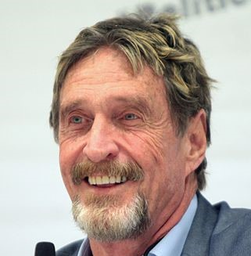
#> input picture john_mcafee.png, 251 x 256 px, shrunk from 321 x 327 before the run
$ python encoding.py
#> lines starting #> are read from the running program, lines starting #| are printed output that depends on the picture
### prep.py
#Import Libraries
import cv2
import numpy as np


#DCT Quantiztion Table given by JPEG

QUANT_TABLE = 			np.asarray([
                                        [16, 11, 10, 16,  24, 40,   51,  61],
                                        [12, 12, 14, 19,  26, 58,   60,  55],
                                        [14, 13, 16, 24,  40, 57,   69,  56],
                                        [14, 17, 22, 29,  51, 87,   80,  62],
                                        [18, 22, 37, 56,  68, 109, 103,  77],
                                        [24, 36, 55, 64,  81, 104, 113,  92],
                                        [49, 64, 78, 87, 103, 121, 120, 101],
                                        [72, 92, 95, 98, 112, 100, 103,  99]
                                      ],
                                      dtype = np.float32)


# Splits an image into 8x8 blocks
def split_image(h,w,image):
    splitted = np.split(image,int(h/8),axis=0)
    blks = [np.split(k,int(w/8),axis=1) for k in splitted]
    return blks

# Converts the image matrix to its original dimensions (stego image)
def orig_dim_image(image):
    return np.block(image)

### HuffManCoding.py
# string = "BCAADDDCCACACAC"

class Node:

	def __init__(self,data,left = None, right = None):
		self.left = left
		self.right = right
		self.data = data


def huffManTree(string):
	codefreq = {}

	for chars in string:
		if chars in codefreq:
			codefreq[chars] += 1
		else:
			codefreq[chars] = 1

	myVals = list(codefreq.values())

	pQueue = [Node(myVals[i]) for i in range(len(myVals))]
	while len(pQueue)>1:
		pQueue.sort(key=lambda x:x.data)
		z = Node(data=None)
		sumz = pQueue[0].data+pQueue[1].data
		# print(pQueue[0].data,pQueue[1].data)
		z.left = pQueue[0]
		pQueue.pop(0)
		z.right = pQueue[0]
		pQueue.pop(0)
		z.data = sumz
		pQueue = [z]+pQueue
	return pQueue[0],codefreq


# myTree = huffManTree()[0]
huffman_dict = {}
huffman_dict1 = {}
def PreOrder(root,freq,s=''):
	# print(freq)
	if root.left == None and root.right == None:
		# print(str(root.data)+" : "+s)
		for key,val in freq.items():
			if root.data == val:
				huffman_dict[s] = key
				huffman_dict1[key] = s
				del freq[key]
				break
		# huffman_dict[list(freq.keys())[list(freq.values()).index(root.data)]] = s
		return
	# print(root.data)
	PreOrder(root.left,freq,s+'0')
	PreOrder(root.right,freq,s+'1')
	return huffman_dict,huffman_dict1
# code_dict = PreOrder(myTree)
# print(code_dict)

### encoding.py
import sys
import cv2
import numpy as np
import prep as p
import HuffManCoding as hcoding
import pickle

# cover_image_loc = "./"+str(input("Choose a cover image in PNG format: "))
np.set_printoptions(threshold=sys.maxsize)
uncompressed_image = "./john_mcafee.png"
# [7 lines of commented-out code are left out]
read_cover_image = cv2.imread(uncompressed_image,flags = cv2.IMREAD_COLOR)
#> read_cover_image is the input picture: shape (256, 251, 3); mean B, G, R 158.3, 166.8, 182.3
height = read_cover_image.shape[0]
#> height = 256
width = read_cover_image.shape[1]
#> width = 251
if height%8: height+=(8-height%8)
if width%8: width+=(8-width%8)
#> width = 256
# width = height
req_dim = height
#> req_dim = 256
if height>width: req_dim = width
new_valid_dim = (width,height)
#> new_valid_dim = (256, 256)
dimensions = [height,width]
#> dimensions = [256, 256]
padded_image = cv2.resize(read_cover_image,new_valid_dim)
# print(padded_image)
# cover_image_float = np.float32(padded_image)
cover_image_float = np.float32(padded_image)
# print(cover_image_float.shape)
converted = cv2.cvtColor(cover_image_float,cv2.COLOR_BGR2YCrCb)
#> converted: shape (256, 256, 3) float32; mean of channels 0, 1, 2 170.5, 8.9, -6.3

# split the matrix into different channels of YCrCb
new_operable_mat = [p.split_image(height,width,converted[:,:,0]),p.split_image(height,width,converted[:,:,1]),p.split_image(height,width,converted[:,:,2])]
#> in split_image, `splitted = np.split(image,int(h/8),axis=0)`: splitted = 32 items
#> in split_image, `splitted = np.split(image,int(h/8),axis=0)`:
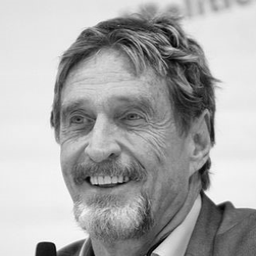
#> image: shape (256, 256) float32; min 1.03, max 253.2, mean 170.5
#> call 2 of split_image, with h = 256, w = 256
#> in split_image (call 2), `splitted = np.split(image,int(h/8),axis=0)`:
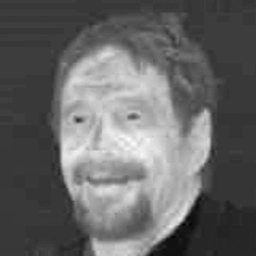
#> image: shape (256, 256) float32; min -19.53, max 51.28, mean 8.9; drawn with min black and max white
#> call 3 of split_image, with h = 256, w = 256
#> in split_image (call 3), `splitted = np.split(image,int(h/8),axis=0)`:
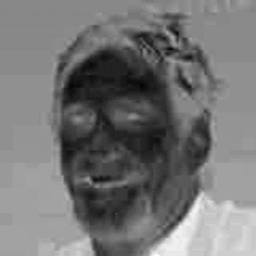
#> image: shape (256, 256) float32; min -31.47, max 23.19, mean -6.3; drawn with min black and max white
huffman_list = []

for channels in range(3):
    dct_2 = [[cv2.dct(x) for x in new_operable_mat[channels][i]] for i in range(int(height/8))]
    # Quantization stage
    quantized = [[np.around(np.divide(x,p.QUANT_TABLE)) for x in dct_2[i]] for i in range(int(height/8))]
    dequantized = [[np.multiply(x,p.QUANT_TABLE) for x in quantized[i]] for i in range(int(req_dim/8))]
    #Apply IDCT
    idct_blocks = [[cv2.idct(np.float32(x)) for x in dequantized[i]] for i in range(int(req_dim/8))]
    # print(idct_blocks)
    li = np.asarray(p.orig_dim_image(idct_blocks))
    cover_image_float[:,:,channels] = li
    items = np.array(quantized).flatten()
    # print(items)
    for m in items:
    	huffman_list.append(str(m))
#> this loop made 3 passes
#> pass 3, `li = np.asarray(p.orig_dim_image(idct_blocks))`:
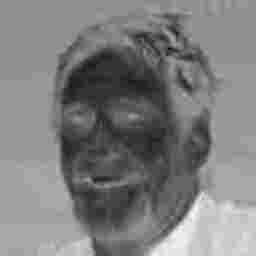
#> li: shape (256, 256) float32; min -36.47, max 24.33, mean -6.3; drawn with min black and max white
#> after the loop:
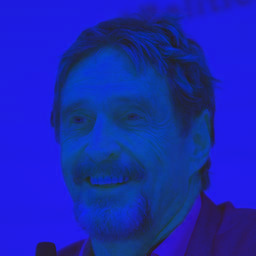
#> cover_image_float: shape (256, 256, 3) float32; mean B, G, R 170.5, 9, -6.3; drawn with min black and max white
#> after the loop, huffman_list = 196608 items
# print(cover_image_float)
# print(huffman_list)
myHuffmanTree = hcoding.huffManTree(huffman_list)
#> the loop in huffManTree, `for chars in string:` made 196608 passes
#> chars on passes 1 to 3: '113.0', '-0.0', '0.0'
#> after the loop in huffManTree, `for chars in string:`: codefreq = 156 items
#> in huffManTree, `myVals = list(codefreq.values())`: myVals = 156 values, max 99615 at index 2, min 1 at index 67, mean 1260.3
#> in huffManTree, `pQueue = [Node(myVals[i]) for i in range(len(myVals))]`: pQueue = 156 items
#> the loop in huffManTree, `while len(pQueue)>1:` made 155 passes
#> (sumz, z.data) on passes 1 to 3: (2, 2), (2, 2), (2, 2)
#> after the loop in huffManTree, `while len(pQueue)>1:`: pQueue = 1 item
# print(myHuffmanTree[1])
mySymbols = hcoding.PreOrder(myHuffmanTree[0],myHuffmanTree[1])
first_dict = mySymbols[0]
#> first_dict = 156 items
second_dict = mySymbols[1]
#> second_dict = 156 items
huffman_string = ""
# [4 lines of commented-out code are left out]
for items in huffman_list:
    huffman_string += second_dict[items]
    huffman_string += " "
#> this loop made 196608 passes
# print(huffman_string)
transferObj = [myHuffmanTree[0],first_dict,huffman_string,dimensions]
with open('encoded1.txt','wb') as file:
    pickle.dump(transferObj,file)
